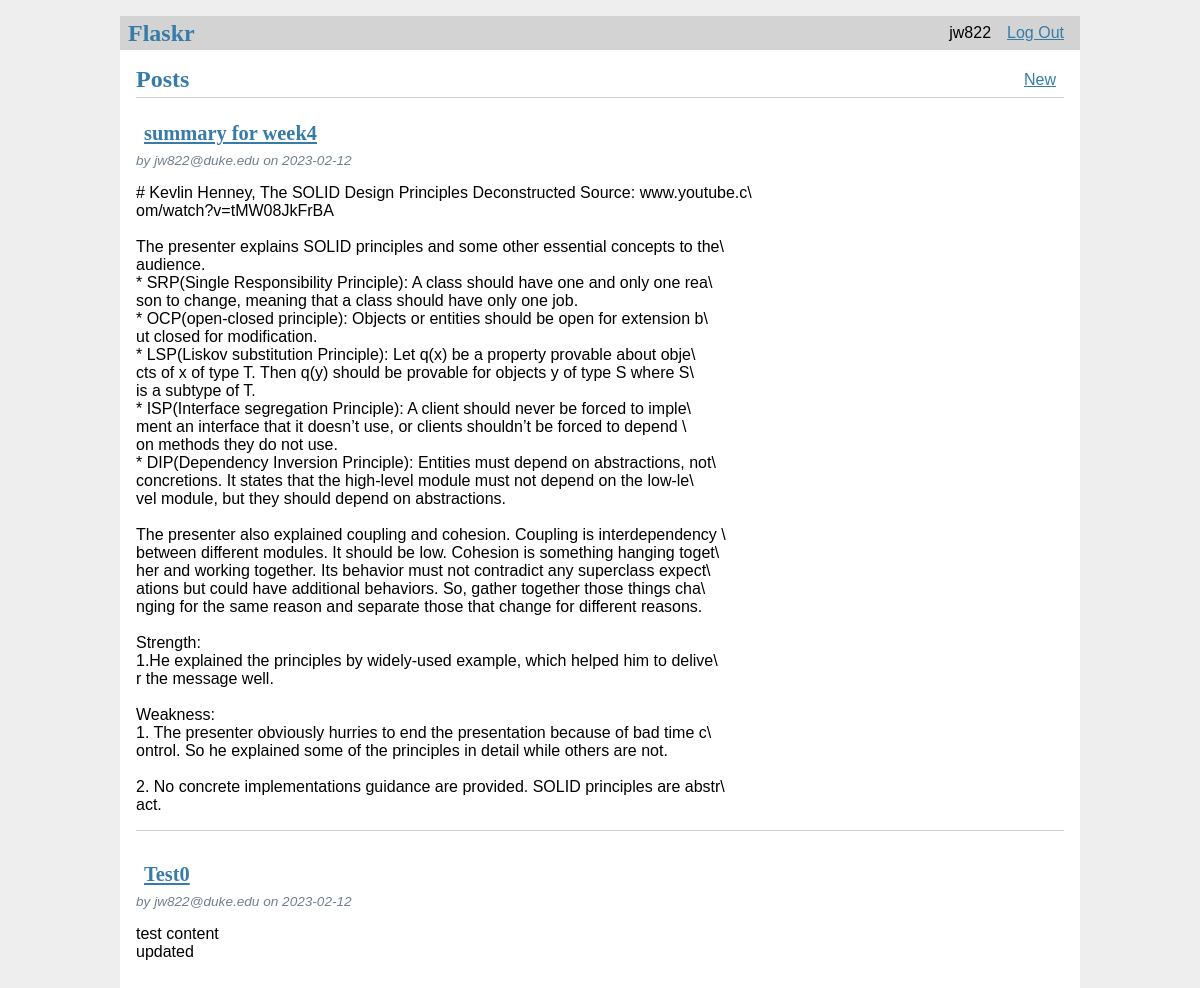
Screenshot of / (signed in) with the database file from the repository.
### tables this page shows
CREATE TABLE user (
  id INTEGER PRIMARY KEY AUTOINCREMENT,
  username TEXT UNIQUE NOT NULL,
  password TEXT NOT NULL
);

CREATE TABLE post (
  id INTEGER PRIMARY KEY AUTOINCREMENT,
  author_id INTEGER NOT NULL,
  created TIMESTAMP NOT NULL DEFAULT CURRENT_TIMESTAMP,
  title TEXT NOT NULL,
  body TEXT NOT NULL,
  FOREIGN KEY (author_id) REFERENCES user (id)
);

### flaskr/blog.py (the view)
@bp.route('/')
def index():
    db = get_db()
    posts = db.execute(
        'SELECT p.id, title, body, created, author_id, username'
        ' FROM post p JOIN user u ON p.author_id = u.id'
        ' ORDER BY created DESC'
    ).fetchall()
    return render_template('blog/index.html', posts=posts)

### flaskr/auth.py (called while the page is built)
@bp.before_app_request
def load_logged_in_user():
    user_id = session.get('user_id')
    if user_id is None:
        g.user = None
    else:
        g.user = get_db().execute(
            'SELECT * FROM user WHERE id = ?', (user_id,)
        ).fetchone()

### flaskr/db.py (called while the page is built)
def get_db():
    if 'db' not in g:
        g.db = sqlite3.connect(#jw822,OCP violated, Suppose I'm going to use another type of database like Mysql, I need to write 'if else' statement. So, a better practice is to define an DatabaseConnectionInterface.
            current_app.config['DATABASE'],
            detect_types=sqlite3.PARSE_DECLTYPES
        )
        g.db.row_factory = sqlite3.Row
    return g.db

### flaskr/templates/blog/index.html (shortened to what this page needs)
{% extends 'base.html' %}
{% block header %}
  <h1>{% block title %}Posts{% endblock %}</h1>
  {% if g.user %}
    <a class="action" href="{{ url_for('blog.create') }}">New</a>
  {% endif %}
{% endblock %}
{% block content %}
  {% for post in posts %}
    <article class="post">
      <header>
        <div>
          <h1><a class="action" href="{{ url_for('blog.detail', id=post['id']) }}">{{ post['title'] }}</a></h1>
          <div class="about">by {{ post['username'] }} on {{ post['created'].strftime('%Y-%m-%d') }}</div>
        </div>
      </header>
      <p class="body">{{ post['body'] }}</p>
    </article>
    {% if not loop.last %}
      <hr>
    {% endif %}
  {% endfor %}
{% endblock %}

### flaskr/templates/base.html (shortened to what this page needs)
<!doctype html>
<link rel="stylesheet" href="{{ url_for('static', filename='style.css') }}">
<nav>
  <h1>Flaskr</h1>
  <ul>
    {% if g.user %}
      <li><span>{{ g.user['username'] }}</span>
      <li><a href="{{ url_for('auth.logout') }}">Log Out</a>
    {% else %}
      <li><a href="{{ url_for('auth.register') }}">Register</a>
      <li><a href="{{ url_for('auth.login') }}">Log In</a>
    {% endif %}
  </ul>
</nav>
<section class="content">
  <header>
    {% block header %}{% endblock %}
  </header>
  {% block content %}{% endblock %}
</section>

### flaskr/static/style.css (style rules this page uses)
h1 { font-family: serif; color: #377ba8; margin: 1rem 0; }
a { color: #377ba8; }
hr { border: none; border-top: 1px solid lightgray; }
nav { background: lightgray; display: flex; align-items: center; padding: 0 0.5rem; }
nav h1 { flex: auto; margin: 0; }
nav ul { display: flex; list-style: none; margin: 0; padding: 0; }
nav ul li a, nav ul li span, header .action { display: block; padding: 0.5rem; }
.content { padding: 0 1rem 1rem; }
.content > header { border-bottom: 1px solid lightgray; display: flex; align-items: flex-end; }
.content > header h1 { flex: auto; margin: 1rem 0 0.25rem 0; }
.post > header { display: flex; align-items: flex-end; font-size: 0.85em; }
.post > header > div:first-of-type { flex: auto; }
.post > header h1 { font-size: 1.5em; margin-bottom: 0; }
.post .about { color: slategray; font-style: italic; }
.post .body { white-space: pre-line; }
.content:last-child { margin-bottom: 0; }

### rows the page displays
user: user.username "jw822"
post: title "summary for week4", username "jw822@duke.edu", created "2023-02-12", body "# Kevlin Henney, The SOLID Design Principles Deconstructed Source: www.youtube.c\\ om/watch?v=tMW08JkFrBA The presenter explains SOLID principles and some other essential concepts to the\\ audience. * SRP(Single Responsibility Principle): A class should have one and only one rea\\ son to change, meaning that a class should have only one job. * OCP(open-closed principle): Objects or entities should be open for extension b\\ ut closed for modification. * LSP(Liskov substitution Principle): Let q(x) be a property provable about obje\\ cts of x of type T. Then q(y) should be provable for objects y of type S where S\\ is a subtype of T. * ISP(Interface segregation Principle): A client should never be…"
post: title "Test0", username "jw822@duke.edu", created "2023-02-12", body "test content updated"
